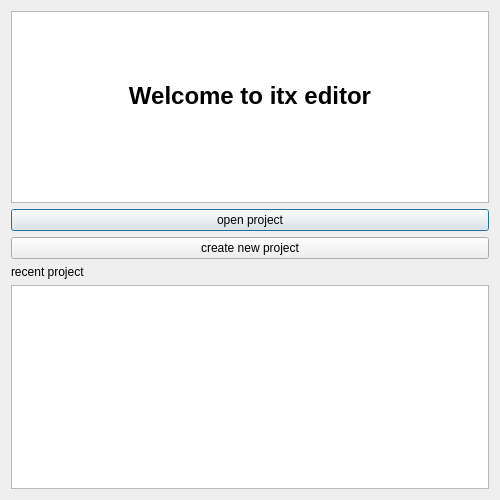
<?xml version="1.0" encoding="UTF-8"?>
<ui version="4.0">
 <class>entry</class>
 <widget class="QDialog" name="entry">
  <property name="geometry">
   <rect>
    <x>0</x>
    <y>0</y>
    <width>500</width>
    <height>500</height>
   </rect>
  </property>
  <property name="sizePolicy">
   <sizepolicy hsizetype="Fixed" vsizetype="Fixed">
    <horstretch>0</horstretch>
    <verstretch>0</verstretch>
   </sizepolicy>
  </property>
  <property name="windowTitle">
   <string>itx_editor</string>
  </property>
  <layout class="QVBoxLayout" name="verticalLayout">
   <item>
    <widget class="QTextEdit" name="textEdit_2">
     <property name="sizePolicy">
      <sizepolicy hsizetype="Preferred" vsizetype="Preferred">
       <horstretch>0</horstretch>
       <verstretch>0</verstretch>
      </sizepolicy>
     </property>
     <property name="undoRedoEnabled">
      <bool>false</bool>
     </property>
     <property name="readOnly">
      <bool>true</bool>
     </property>
     <property name="html">
      <string>&lt;!DOCTYPE HTML PUBLIC &quot;-//W3C//DTD HTML 4.0//EN&quot; &quot;http://www.w3.org/TR/REC-html40/strict.dtd&quot;&gt;
&lt;html&gt;&lt;head&gt;&lt;meta name=&quot;qrichtext&quot; content=&quot;1&quot; /&gt;&lt;meta charset=&quot;utf-8&quot; /&gt;&lt;style type=&quot;text/css&quot;&gt;
p, li { white-space: pre-wrap; }
hr { height: 1px; border-width: 0; }
li.unchecked::marker { content: &quot;\2610&quot;; }
li.checked::marker { content: &quot;\2612&quot;; }
&lt;/style&gt;&lt;/head&gt;&lt;body style=&quot; font-family:'Segoe UI'; font-size:9pt; font-weight:400; font-style:normal;&quot;&gt;
&lt;p align=&quot;center&quot; style=&quot;-qt-paragraph-type:empty; margin-top:12px; margin-bottom:12px; margin-left:0px; margin-right:0px; -qt-block-indent:0; text-indent:0px; font-size:xx-large; font-weight:700;&quot;&gt;&lt;br /&gt;&lt;/p&gt;
&lt;p align=&quot;center&quot; style=&quot;-qt-paragraph-type:empty; margin-top:12px; margin-bottom:12px; margin-left:0px; margin-right:0px; -qt-block-indent:0; text-indent:0px;&quot;&gt;&lt;br /&gt;&lt;/p&gt;
&lt;p align=&quot;center&quot; style=&quot; margin-top:12px; margin-bottom:12px; margin-left:0px; margin-right:0px; -qt-block-indent:0; text-indent:0px;&quot;&gt;&lt;span style=&quot; font-size:xx-large; font-weight:700;&quot;&gt;Welcome to itx editor&lt;/span&gt;&lt;/p&gt;
&lt;p align=&quot;center&quot; style=&quot;-qt-paragraph-type:empty; margin-top:12px; margin-bottom:12px; margin-left:0px; margin-right:0px; -qt-block-indent:0; text-indent:0px;&quot;&gt;&lt;br /&gt;&lt;/p&gt;&lt;/body&gt;&lt;/html&gt;</string>
     </property>
    </widget>
   </item>
   <item>
    <widget class="QPushButton" name="open_project_btn">
     <property name="text">
      <string>open project</string>
     </property>
    </widget>
   </item>
   <item>
    <widget class="QPushButton" name="create_project_btn">
     <property name="text">
      <string>create new project</string>
     </property>
    </widget>
   </item>
   <item>
    <widget class="QLabel" name="itx_editor">
     <property name="text">
      <string>recent project</string>
     </property>
    </widget>
   </item>
   <item>
    <widget class="QListWidget" name="listWidget_2"/>
   </item>
  </layout>
 </widget>
 <resources/>
 <connections/>
</ui>
